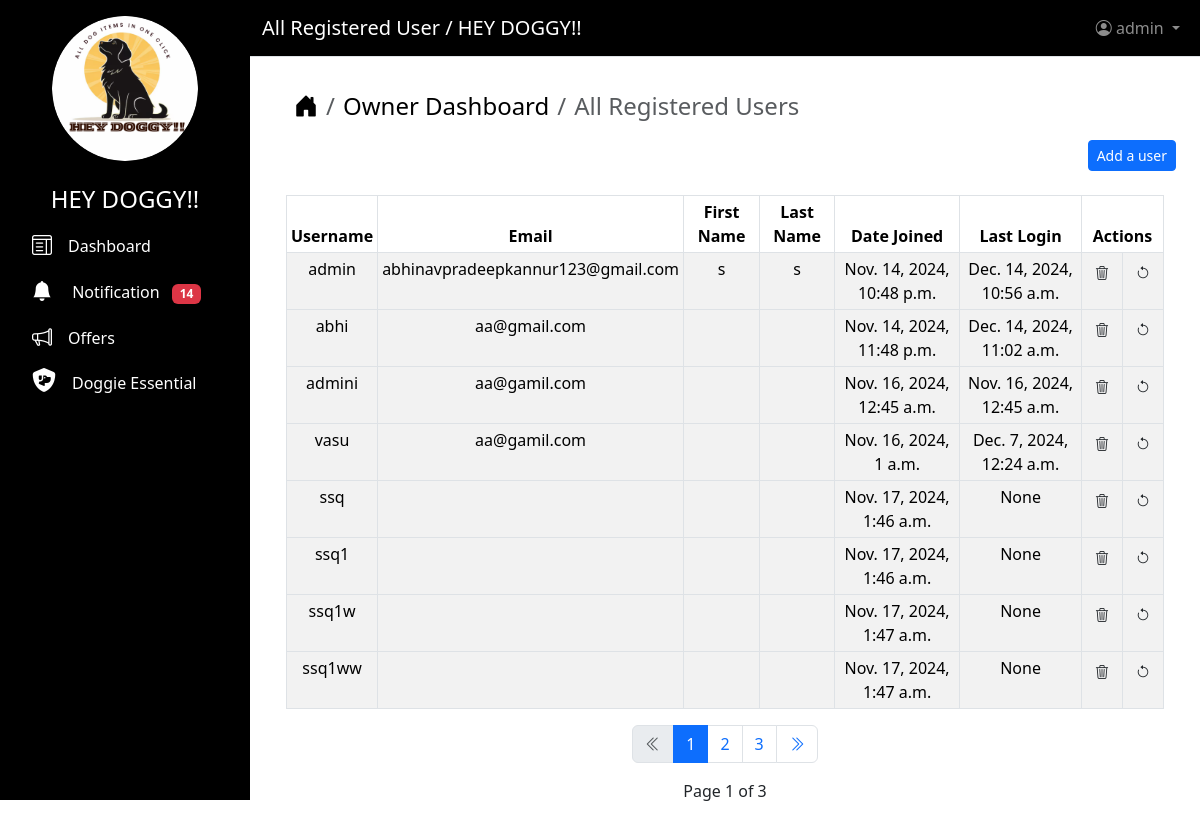
Before: /view/users (signed in) with the older database file.
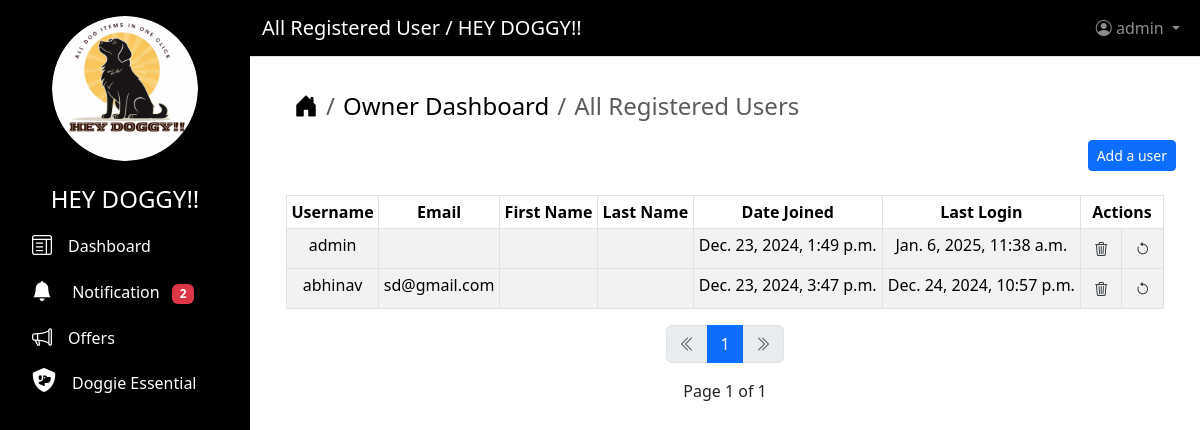
After: the same page with the newer database file.
### users/models.py (models this page shows)
class CustomUser(AbstractUser):
    ROLE = (("SHOP OWNER", "SHOP OWNER"),)
    role = models.CharField(max_length=200, choices=ROLE, blank=True)

### users/views.py (the view)
# urls.py: path("view/users", views.UserListView.as_view(), name="view_users"),
class UserListView(LoginRequiredMixin, ListView):
    model = CustomUser
    template_name = "view_users.html"
    context_object_name = "all_users"
    paginate_by = 8
    ordering = ["id"]
    def dispatch(self, request, *args, **kwargs):
        if request.user.role != "SHOP OWNER":
            return redirect("403")
        return super().dispatch(request, *args, **kwargs)
    def get_context_data(self, **kwargs):
        context = super().get_context_data(**kwargs)
        context["page_title"] = "All Registered User"
        context["counts"] = Notification.objects.filter(
            is_read=False, username=self.request.user
        ).count()
        return context

### users/templates/view_users.html (shortened to what this page needs)
{% extends "base.html" %}
{% block content %}
    {% if request.user.role == "SHOP OWNER" %}
        <div class="container ms-2 mt-2">
            <nav aria-label="breadcrumb">
                <ol class="breadcrumb fs-4">
                    <li class="breadcrumb-item">
                        <a href="{% url 'home' %}" class="text-decoration-none text-black"><i class="bi bi-house-door-fill"></i></a>
                    </li>
                    <li class="breadcrumb-item">
                        <a href="{% url 'shop_dashboard' %}"
                           class="text-decoration-none text-black">Owner Dashboard</a>
                    </li>
                    <li class="breadcrumb-item active" aria-current="page">All Registered Users</li>
                </ol>
            </nav>
        </div>
        <div class="d-grid gap-2 d-md-flex justify-content-md-end">
            <a class="btn btn-primary btn-sm"
               href="{% url 'add_users' %}"
               role="button">Add a user</a>
        </div>
        {% if all_users %}
            <div class="container mt-4">
                <table class="table table-striped  table-bordered table-hover table-sm">
                    <thead>
                        <tr class="text-center">
                            <th scope="colspan">Username</th>
                            <th scope="colspan">Email</th>
                            <th scope="colspan">First Name</th>
                            <th scope="colspan">Last Name</th>
                            <th scope="colspan">Date Joined</th>
                            <th scope="colspan">Last Login</th>
                            <th colspan=2>Actions</th>
                        </thead>
                    <tbody ="table group-divider">
                        {% for all_user in all_users %}
                            <tr class="text-center">
                                <td>{{ all_user.username }}</td>
                                <td>{{ all_user.email }}</td>
                                <td>{{ all_user.first_name }}</td>
                                <td>{{ all_user.last_name }}</td>
                                <td>{{ all_user.date_joined }}</td>
                                <td>{{ all_user.last_login }}</td>
                                <td>
                                    <button type="button"
                                            class="btn  btn-sm"
                                            data-bs-toggle="modal"
                                            data-bs-target="#exampleModalLabel{{ all_user.id }}">
                                        <i class="bi bi-trash3"></i>
                                    </button>
                                </td>
                                <td>
                                    <a href="{% url 'update_users' all_user.id %}">
                                        <button type="button"
                                                class="btn btn-sm"
                                                data-bs-toggle="modal"
                                                data-bs-target="#exampleModal">
                                            <i class="bi bi-arrow-counterclockwise"></i>
                                        </button>
                                    </a>
                                </td>
                            </tbody>
                        </tr>
                    {% endfor %}
                </table>
                {% include "pagination.html" %}
            </div>
        {% else %}
            <div class="alert alert-success text-center" role="alert">Currently No Users Login!!</div>
        {% endif %}
    {% endif %}
{% endblock content %}

### users/templates/base.html (shortened to what this page needs)
<!DOCTYPE html>
<html lang="en">
  <head>
    {% load static %}
    <link href="https://cdnjs.cloudflare.com/ajax/libs/font-awesome/6.5.0/css/all.min.css"
          rel="stylesheet">
    <link rel="stylesheet"
          href="https://cdn.jsdelivr.net/npm/bootstrap-icons@1.11.3/font/bootstrap-icons.min.css">
    <link rel="stylesheet"
          href="https://cdnjs.cloudflare.com/ajax/libs/bootstrap/5.3.2/css/bootstrap.min.css" />
  </head>
  <body>
    <nav class="sidebar text-white p-3">
      <div class="d-grid col-8 mx-auto">
        <img src="{% static 'image/09.png' %}"
             alt="Logo"
             class="img-fluid rounded-circle"
             height="100"
             width="160">
      </div>
      <ul class="nav flex-column">
        <li class="nav-item">
          <h4 class="text-center mt-4">HEY DOGGY!!</h4>
        </li>
        <li class="nav-item">
          <a class="nav-link active text-decoration-none text-white"
             href="{% url 'dashboard' %}">
            <i class="bi bi-layout-text-window fs-5"></i><span class="ms-3">Dashboard</span>
          </a>
        </li>
        <li class="nav-item">
          <a class="nav-link active text-decoration-none text-white"
             href="{% url 'notification' %}">
            <i class="bi bi-bell-fill fs-5"></i>
            <span class="ms-3">Notification</span>
            <span class="badge bg-danger ms-2">{{ counts }}</span>
          </a>
        </li>
        <li class="nav-item">
          <a class="nav-link active text-decoration-none text-white"
             href="{% url 'view_offers' %}">
            <i class="bi bi-megaphone fs-5"></i><span class="ms-3">Offers</span>
          </a>
        </li>
        <li class="nav-item">
          <a class="nav-link active text-decoration-none text-white"
             href="{% url 'view_shop' %}">
            <i class="fa-solid fa-shield-dog fs-4"></i><span class="ms-3">Doggie Essential</span>
          </a>
        </li>
      </ul>
    </nav>
    <div class="main-content">
      <nav class="navbar navbar-expand-lg navbar-dark border-bottom"
           style="background-color: #000000">
        <div class="container-fluid">
          <a class="navbar-brand text-white" href="#">{{ page_title }} / HEY DOGGY!!</a>
          <ul class="navbar-nav ms-auto">
            <li class="nav-item dropdown">
              <a class="nav-link dropdown-toggle"
                 href="#"
                 id="navbarDropdown"
                 role="button"
                 data-bs-toggle="dropdown">
                <i class="bi bi-person-circle"></i> {{ user }}
              </a>
            </li>
          </ul>
        </div>
      </nav>
      <div class="content-area p-4">
        {% block content %}
        {% endblock content %}
      </div>
    </div>
  </body>
</html>

### shop/templates/pagination.html (shortened to what this page needs)
<nav aria-label="Page navigation">
    <ul class="pagination justify-content-center">
        {% if page_obj.has_previous %}
            <li class="page-item">
                <a class="page-link"
                   href="?page={{ page_obj.previous_page_number }}"
                   aria-label="Previous">
                    <i class="bi bi-chevron-double-left"></i>
                    <span class="sr-only">Previous</span>
                </a>
            </li>
        {% else %}
            <li class="page-item disabled">
                <span class="page-link" aria-hidden="true"><i class="bi bi-chevron-double-left"></i></span>
            </li>
        {% endif %}
        {% for i in page_obj.paginator.page_range %}
            {% if i >= page_obj.number|add:"-2" and i <= page_obj.number|add:"2" %}
                {% if page_obj.number == i %}
                    <li class="page-item active" aria-current="page">
                        <span class="page-link">{{ i }}</span>
                    </li>
                {% else %}
                    <li class="page-item">
                        <a class="page-link" href="?page={{ i }}">{{ i }}</a>
                    </li>
                {% endif %}
            {% endif %}
        {% endfor %}
        {% if page_obj.has_next %}
            <li class="page-item">
                <a class="page-link"
                   href="?page={{ page_obj.next_page_number }}"
                   aria-label="Next">
                    <i class="bi bi-chevron-double-right"></i>
                </a>
            </li>
        {% else %}
            <li class="page-item disabled">
                <span class="page-link" aria-hidden="true"><i class="bi bi-chevron-double-right"></i></span>
            </li>
        {% endif %}
    </ul>
</nav>
<p class="text-center">Page {{ page_obj.number }} of {{ page_obj.paginator.num_pages }}</p>

### users/templates/base.html (style rules this page uses)
body { margin: 0; padding: 0; overflow-x: hidden; }
nav.sidebar { position: fixed; top: 0; left: 0; height: 100vh; width: 250px; background-color: #000000; color: white; z-index: 1000; overflow-y: auto; }
nav.sidebar .nav-link { transition: background-color 0.3s ease, color 0.3s ease; }
.main-content { margin-left: 250px; width: calc(100% - 250px); }
nav.navbar { position: fixed; top: 0; left: 250px; width: calc(100% - 250px); z-index: 1001; }
.content-area { margin-top: 56px; }

Changed rows visible on the page:
removed CustomUser: username "admini", email "aa@gamil.com", date_joined "Nov. 16, 2024, 12:45 a.m.", last_login "Nov. 16, 2024, 12:45 a.m."
removed CustomUser: username "vasu", email "aa@gamil.com", date_joined "Nov. 16, 2024, 1 a.m.", last_login "Dec. 7, 2024, 12:24 a.m."
removed CustomUser: username "ssq", date_joined "Nov. 17, 2024, 1:46 a.m.", last_login "None"
removed CustomUser: username "ssq1", date_joined "Nov. 17, 2024, 1:46 a.m.", last_login "None"
removed CustomUser: username "ssq1w", date_joined "Nov. 17, 2024, 1:47 a.m.", last_login "None"
removed CustomUser: username "ssq1ww", date_joined "Nov. 17, 2024, 1:47 a.m.", last_login "None"
changed CustomUser "admin": date_joined "Nov. 14, 2024, 10:48 p.m." → "Dec. 23, 2024, 1:49 p.m."; last_login "Dec. 14, 2024, 10:56 a.m." → "Jan. 6, 2025, 11:38 a.m."; email "abhinavpradeepkannur123@gmail.com" → (not shown); first_name "s" → (not shown); last_name "s" → (not shown)
changed CustomUser: username "abhi" → "abhinav"; email "aa@gmail.com" → "sd@gmail.com"; date_joined "Nov. 14, 2024, 11:48 p.m." → "Dec. 23, 2024, 3:47 p.m."; last_login "Dec. 14, 2024, 11:02 a.m." → "Dec. 24, 2024, 10:57 p.m."
Other visible differences:
{{ counts }}: "14" → "2"
{{ page_obj.paginator.num_pages }}: "3" → "1"
list line gone: "2"
list line gone: "3"
